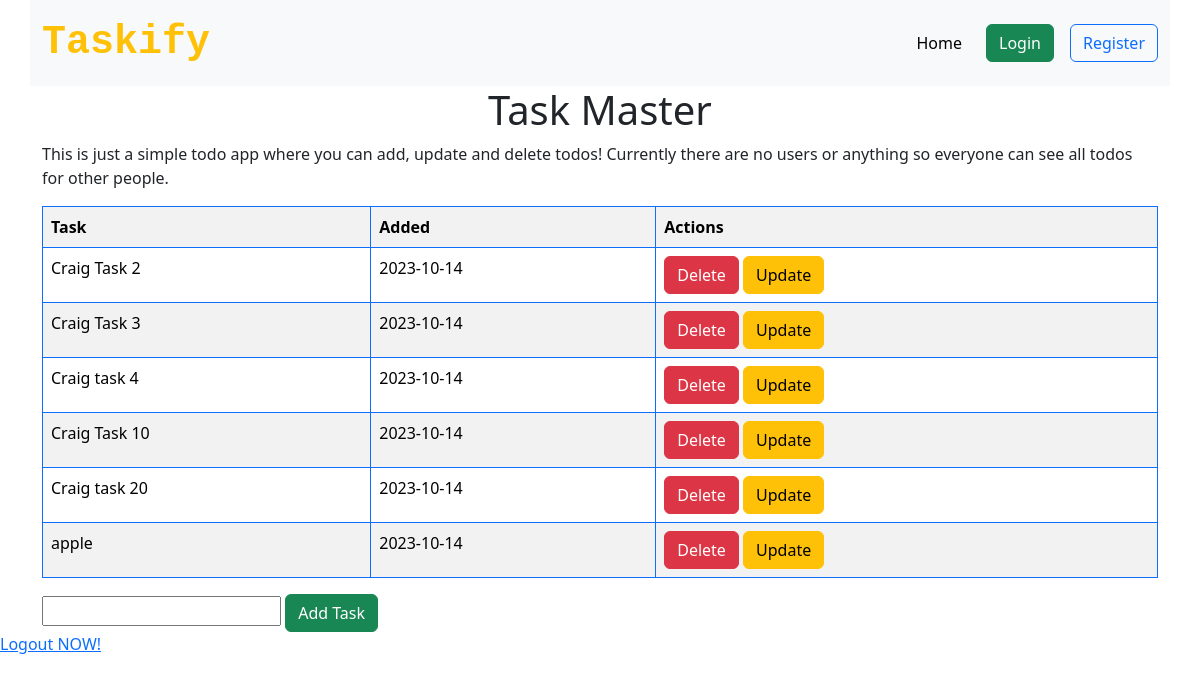
Page /dashboard (signed in) on the committed database.
### app.py (models this page shows, shortened)
class Todo(db.Model):
    id = db.Column(db.Integer, primary_key=True)
    content = db.Column(db.String(200), nullable=False, unique=True)
    date_created = db.Column(db.DateTime, default=datetime.utcnow)
    user_id = db.Column(db.Integer, db.ForeignKey('user.id'))

### app.py (the view)
@app.route('/dashboard', methods=['POST', 'GET'])
@login_required
def dashboard():
    printDB()
    flash("HEY!", "message")
    user_id = session['user_id']
    currentUser = User.query.filter_by(id=user_id).first()
    if request.method == 'POST':
        task_content = request.form['content']
        new_task = Todo(content=task_content, user = current_user)
        try:
            db.session.add(new_task)
            db.session().commit()
            return redirect('/dashboard')
        except:
            return "There was an issue adding your task"
    else:
        currentUser = User.query.filter_by(id=user_id).first()
        tasks = currentUser.todos
        return render_template('dashboard.html', tasks=tasks)

### app.py (called while the page is built)
@login_manager.user_loader
def load_user(user_id):
    return User.query.get(int(user_id))

def printDB():
    conn = sqlite3.connect('instance/test.db')
    c = conn.cursor()
    print("USERS")
    res = c.execute("SELECT * FROM user")
    for y in res.fetchall():
        print(y)

### templates/dashboard.html (shortened to what this page needs)
{% extends 'base.html' %}  {% block body %}
<div class="container">
  <h1 class="text-center">Task Master</h1>
  <p>
    This is just a simple todo app where you can add, update and delete todos!
    Currently there are no users or anything so everyone can see all todos for
    other people.
  </p>
  {% if tasks|length < 1 %}
  <h2 class="text-center text-underline">You currently have no tasks</h2>
  {% else %}
  <table class="table table-striped table-hover table-bordered border-primary">
    <tr>
      <th>Task</th>
      <th>Added</th>
      <th>Actions</th>
    </tr>
    {% for task in tasks %}
    <tr>
      <td>{{ task.content }}</td>
      <td>{{ task.date_created.date()}}</td>
      <td>
        <a href="/delete/{{task.id}}" class="btn btn-danger">Delete</a>
        <a href="/update/{{task.id}}" class="btn btn-warning">Update</a>
      </td>
    </tr>
    {% endfor %}
  </table>
  {% endif %}
  <form action="/dashboard" method="POST">
    <input type="text" name="content" id="content" required />
    <input class="btn btn-success" type="submit" value="Add Task" />
  </form>
</div>
<a href="{{ url_for('login')}}">Logout NOW!</a>
{% endblock %}

### templates/base.html (shortened to what this page needs)
<!DOCTYPE html>
<html lang="en">
  <head>
    <link
      href="https://cdn.jsdelivr.net/npm/bootstrap@5.3.2/dist/css/bootstrap.min.css"
      rel="stylesheet"
 />
    <link
      rel="stylesheet"
      href="{{ url_for('static', filename='css/main.css') }}" />
  </head>
  <body>
    <nav class="navbar navbar-expand-lg bg-body-tertiary bg-success container">
      <div class="container-fluid">
        <a
          class="navbar-brand text-warning font-monospace fs-1 fw-bold"
          href="{{url_for('index')}}"
          >Taskify</a
        >
        <div class="collapse navbar-collapse float-end" id="navbarNav">
          <ul class="navbar-nav ms-auto align-items-center gap-3">
            <li class="nav-item">
              <a
                class="nav-link active"
                aria-current="page"
                href="{{url_for('index')}}"
                >Home</a
              >
            </li>
            <li class="nav-item">
              <a class="btn btn-success" href="{{url_for('login')}}">Login</a>
            </li>
            <li class="nav-item">
              <a class="btn btn-outline-primary" href="{{url_for('register')}}"
                >Register</a
              >
            </li>
          </ul>
        </div>
      </div>
    </nav>
    {% block body %}{% endblock %}
  </body>
</html>

### static/css/main.css (style rules this page uses)
body { margin: 0; padding: 0; }

### rows in the picture
Todo: content "Craig Task 2", date_created "2023-10-14"
Todo: content "Craig Task 3", date_created "2023-10-14"
Todo: content "Craig task 4", date_created "2023-10-14"
Todo: content "Craig Task 10", date_created "2023-10-14"
Todo: content "Craig task 20", date_created "2023-10-14"
Todo: content "apple", date_created "2023-10-14"
